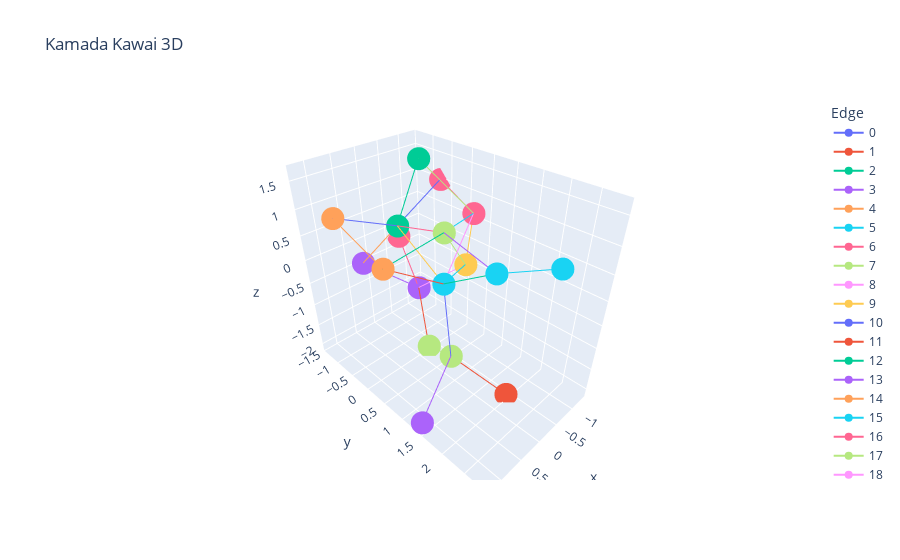

Source (notebook cell):
### Markdown cell above
GANGLIA Procedure 1 (Non-GUI Version)

### Code cell
##### Setting Up the Tool

#PROCEDURE 1: Determine candidate soma and branching node locations based on connectivity
timeStart = time.time() #start time counter
random.seed(0) #set the random seed to a constant seed for repeatability

######
'''
USER SHOULD COMMENT IN THE APPROPRIATE NETWORK THEY WISH TO GENERATE A PATTERN FOR.
IF THE USER WANTS TO MAKE THEIR OWN CONNECTIVITY LIST, THEY CAN DO IT IN A SIMILAR 
FORMAT AS 'edgeList' OR ('neuronNames' and 'cons') IN THESE EXAMPLES.

The 'edgeList' is the list of connections, as pairs. MUST be only integers.
The 'neuronNames' is a string list of words corresponding to names.
The 'cons' is like 'edgeList', but uses the 'neuronNames' as the pairs, rather than integers.
    'cons' will be converted to 'edgeList', since iGraph requires an input of a list of paired integers.
'''

'''
# Half-Center Oscillator

For more information: 
Marder, E., Bucher, D.: Central pattern generators and the con-
trol of rhythmic movements. Current Biology 11(23), R986–
R996 (11 2001). https://doi.org/10.1016/S0960-9822(01)00581-4
'''

# edgeList=[[0,1],
#           [1,0]]
# #         [2,1]]
# saveFileName = "half_center"

######

###### 
'''
Rat Hindlimb Motor Circuit
#https://www.ncbi.nlm.nih.gov/pmc/articles/PMC6477610/

Deng, K., Szczecinski, N.S., Arnold, D., Andrada, E., Fischer, M.S., Quinn,
R.D., Hunt, A.J.: Neuromechanical Model of Rat Hindlimb Walking with
Two-Layer CPGs. Biomimetics (Basel, Switzerland) 4(1), 21 (3 2019).
https://doi.org/10.3390/biomimetics4010021
'''

# neuronNames = ["ExtensorIN",
#                 "FlexorIN",
#                 "ExtensorHC",
#                 "FlexorHC",
#                 "ExtensorIaIN",
#                 "FlexorIaIN",
#                 "ExtensorMN",
#                 "FlexorMN",
#                 "ExtensorRE",
#                 "FlexorRE"]


# con =  [["ExtensorIN","FlexorHC"], #B64 -> CBI2
#         ["ExtensorHC","ExtensorIN"],   #B4/B5 -> CBI3
#         ["FlexorIN","ExtensorHC"], #CBI2 -> B30/B40
#         ["FlexorHC","FlexorIN"], #CBI4 -> B30/B40
#         ["ExtensorHC","ExtensorIaIN"],  #B64 -> B4/B5
#         ["ExtensorHC","ExtensorMN"], #B31/B32 -> B30/B40
#         ["FlexorHC","FlexorIaIN"],   #B64 -> B30/B40
#         ["FlexorHC","FlexorMN"],   #B31/B32 -> B54
#         ["ExtensorIaIN","FlexorIaIN"],  #B31/32 -> B20
#         ["FlexorIaIN","ExtensorIaIN"],     #B64 -> B20
#         ["ExtensorIaIN","FlexorMN"],      #CBI3 -> B20
#         ["ExtensorRE","ExtensorIaIN"],      #CBI2 -> B20
#         ["FlexorIaIN","ExtensorMN"],      #CBI4 -> B20
#         ["FlexorRE","FlexorIaIN"],       #CBI3 -> B7
#         ["ExtensorMN","ExtensorRE"],    #B64 -> B6/B9 and B3
#         ["ExtensorRE","ExtensorMN"],     #B20 -> B8a/b
#         ["FlexorMN","FlexorRE"],    #B4/B5 -> B6/B9 and B3
#         ["FlexorRE","FlexorMN"],    #B30/B40 -> B8
#         ["FlexorRE","ExtensorRE"],      #B4/B5 -> B8
#         ["ExtensorRE","FlexorRE"]    #B31/B32 -> B8
#         ]

# edgeList = []
# for cons in range(len(con)):
#     pre = neuronNames.index(con[cons][0])
#     post = neuronNames.index(con[cons][1])
#     edgeList.append([pre,post])

# saveFileName = "ratMotor"

#######

#######
# User-designed 9-cell network

# edgeList=[[0,1],
#         [2,0],
#         [3,0],
#         [4,0],
#         [5,0],
#         [6,0],
#         [1,2],
#         [3,2],
#         [7,4],
#         [3,8]]

# saveFileName = "nineCell"

#######

#######

'''
BASED ON WEBSTER-WOOD (2020) CONTROL FOR MULTIFUNCTIONALITY - FIG. 9

Webster-Wood, V.A., Gill, J.P., Thomas, P.J., Chiel, H.J.: Control for multifunc-
tionality: bioinspired control based on feeding in Aplysia californica. Biological Cy-
bernetics 114(6), 557–588 (12 2020). https://doi.org/10.1007/s00422-020-00851-9
'''

neuronNames = ["CBI-2",
                "CBI-4",
                "CBI-3",
                "B4/B5",
                "B30/B40",
                "B64",
                "B20",
                "B7",
                "B3/B6/B9",
                "B8a/b",
                "B31/B32",
                "B38"]


con =  [["B64","CBI-2"], #B64 -> CBI2
        ["B4/B5","CBI-3"],   #B4/B5 -> CBI3
        ["CBI-2","B30/B40"], #CBI2 -> B30/B40
        ["CBI-4","B30/B40"], #CBI4 -> B30/B40
        ["B64","B4/B5"],  #B64 -> B4/B5
        ["B31/B32","B30/B40"], #B31/B32 -> B30/B40
        ["B64","B30/B40"],   #B64 -> B30/B40
        ["B31/B32","B64"],   #B31/B32 -> B54
        ["B31/B32", "B20"],  #B31/32 -> B20
        ["B64","B20"],     #B64 -> B20
        ["CBI-3","B20"],      #CBI3 -> B20
        ["CBI-2","B20"],      #CBI2 -> B20
        ["CBI-4","B20"],      #CBI4 -> B20
        ["CBI-3","B7"],       #CBI3 -> B7
        ["B64","B3/B6/B9"],    #B64 -> B6/B9 and B3
        ["B20", "B8a/b"],     #B20 -> B8a/b
        ["B4/B5","B3/B6/B9"],    #B4/B5 -> B6/B9 and B3
        ["B30/B40","B8a/b"],    #B30/B40 -> B8
        ["B4/B5","B8a/b"],      #B4/B5 -> B8
        ["B31/B32","B8a/b"],    #B31/B32 -> B8
        ["B64","B31/B32"],   #B64 -> B31/B32
        ["CBI-3","B38"]       #CBI3 -> B38
        ]

edgeList = []
for cons in range(len(con)):
    pre = neuronNames.index(con[cons][0])
    post = neuronNames.index(con[cons][1])
    edgeList.append([pre,post])

saveFileName = "boolean"

################


allPreCells = [preC[0] for preC in edgeList] #all the pre-synaptic cells in the list
preCellCounter = collections.Counter(allPreCells) #count how many repeats of the same pre-synaptic cell (multiple axonal outputs)
multiAxonPre = {k:v for (k,v) in preCellCounter.items() if v > 1} #list of all the pre-synaptic cells with multiple axonal outputs
multiAxonPreCellID = list(multiAxonPre) #list version

#initial cell ID value for the first branching node or "false cell"
#this value is the next largest cell ID number
fcVal = max([element for innerList in edgeList for element in innerList])+1
falseCells = [] #preallocate an empty array to record all the false cells or branching nodes

#add additional connection pairs based on branching nodes needed
for fcInsert in range(len(multiAxonPreCellID)):
    falseCells.append(fcVal)
    multiAxonCellTemp = multiAxonPreCellID[fcInsert]
    idxMultiAxon = [i for i, x in enumerate(allPreCells) if x == multiAxonCellTemp]
    for fc in range(len(idxMultiAxon)):
        edgeList[idxMultiAxon[fc]][0] = fcVal
        
    edgeList.append([multiAxonCellTemp,fcVal])
    fcVal = fcVal + 1

numCells = np.max(edgeList)+1 #number of cells & branching nodes
numEdges = len(edgeList) #number of connections or edges


#Create an iGraph Graph based on the connections list
g = ig.Graph(edges=edgeList)

#add an attribute to the graph based on whether the cell ID is for a real cell ('True') or a branching node ('False')
g.vs["isCell"] = True
for i in range(len(falseCells)):
    g.vs[falseCells[i]]["isCell"] = False

#generate the somas/branching node placements based on either the Kamada-Kawai ('kk') or Fruchterman-Reingold ('fr') algorithms
    #Kamada-Kawai
fig_kk,ax_kk = plt.subplots()
ax_kk.set_aspect("equal")
l_kk = g.layout_kamada_kawai()
ig.plot(g,layout=l_kk,target=ax_kk,axes=False,vertex_label=g.vs.indices)
lcoord_kk = l_kk.coords
plt.title('Kamada Kawai')
plt.show()

    #Fruchterman-Reingold
fig_fr,ax_fr = plt.subplots()
ax_fr.set_aspect("equal")
l_fr=g.layout_fruchterman_reingold()
ig.plot(g,layout=l_fr,target=ax_fr,axes=True,vertex_label=g.vs.indices)
lcoord_fr = l_fr.coords
plt.title('Fruchterman Reingold')
plt.show()

    #Kamada-Kawai 3D (Work in progress)

l_kk3 = g.layout_kamada_kawai(dim=3)
lcoord_kk3 = l_kk3.coords
previousCellRole = 'Postsynaptic'
for i in range(len(edgeList)*2):
    if previousCellRole == 'Postsynaptic':
        currentCellRole = 'Presynaptic'
        cellIdx = 0
    else:
        currentCellRole = 'Postsynaptic'
        cellIdx = 1
    previousCellRole = currentCellRole
    cellID = cellID = edgeList[int(np.floor(i/2))][cellIdx]
    
    if i == 0:
        edgeList_dictDetails = {'Edge': [int(np.floor(i/2))],
                                'Cell Role': [currentCellRole],
                                'Cell ID': [cellID],
                                'x': [lcoord_kk3[cellID][0]],
                                'y': [lcoord_kk3[cellID][1]],
                                'z': [lcoord_kk3[cellID][2]]}
    else:
        edgeList_dictDetails['Edge'].append(int(np.floor(i/2)))
        edgeList_dictDetails['Cell Role'].append(currentCellRole)
        edgeList_dictDetails['Cell ID'].append(cellID)
        edgeList_dictDetails['x'].append(lcoord_kk3[cellID][0])
        edgeList_dictDetails['y'].append(lcoord_kk3[cellID][1])
        edgeList_dictDetails['z'].append(lcoord_kk3[cellID][2])

edgeList_dfDetails = pd.DataFrame(edgeList_dictDetails)

fig_kk3 = px.line_3d(edgeList_dfDetails, x="x", y="y", z="z", color='Edge', hover_data=["Cell ID","Cell Role"],markers=True,title="Kamada Kawai 3D")
fig_kk3.show()



time_graphPreUser = time.time() #end timer for Procedure 1
time_procedure1 = time_graphPreUser - timeStart #duration for Procedure 1

### Figure 1 — Plotly figure (JSON) as saved in the notebook; plotly's stock layout.template omitted (floating-point values rounded to 4 significant figures)
{"data": [{"customdata": [[12, "Presynaptic"], [0, "Postsynaptic"]], "hovertemplate": "Edge=0<br>x=%{x}<br>y=%{y}<br>z=%{z}<br>Cell ID=%{customdata[0]}<br>Cell Role=%{customdata[1]}<extra></extra>", "legendgroup": "0", "line": {"color": "#636efa", "dash": "solid"}, "marker": {"symbol": "circle"}, "mode": "lines+markers", "name": "0", "scene": "scene", "showlegend": true, "type": "scatter3d", "x": [-0.07514, 1.117], "y": [-0.5429, -0.6705], "z": [0.5411, 1.062]}, {"customdata": [[13, "Presynaptic"], [2, "Postsynaptic"]], "hovertemplate": "Edge=1<br>x=%{x}<br>y=%{y}<br>z=%{z}<br>Cell ID=%{customdata[0]}<br>Cell Role=%{customdata[1]}<extra></extra>", "legendgroup": "1", "line": {"color": "#EF553B", "dash": "solid"}, "marker": {"symbol": "circle"}, "mode": "lines+markers", "name": "1", "scene": "scene", "showlegend": true, "type": "scatter3d", "x": [-0.6013, -0.2029], "y": [-0.6403, 0.06286], "z": [-1.115, -2.034]}, {"customdata": [[14, "Presynaptic"], [4, "Postsynaptic"]], "hovertemplate": "Edge=2<br>x=%{x}<br>y=%{y}<br>z=%{z}<br>Cell ID=%{customdata[0]}<br>Cell Role=%{customdata[1]}<extra></extra>", "legendgroup": "2", "line": {"color": "#00cc96", "dash": "solid"}, "marker": {"symbol": "circle"}, "mode": "lines+markers", "name": "2", "scene": "scene", "showlegend": true, "type": "scatter3d", "x": [1.105, -0.09868], "y": [0.5389, 0.6228], "z": [0.6483, 0.8344]}, {"customdata": [[15, "Presynaptic"], [4, "Postsynaptic"]], "hovertemplate": "Edge=3<br>x=%{x}<br>y=%{y}<br>z=%{z}<br>Cell ID=%{customdata[0]}<br>Cell Role=%{customdata[1]}<extra></extra>", "legendgroup": "3", "line": {"color": "#ab63fa", "dash": "solid"}, "marker": {"symbol": "circle"}, "mode": "lines+markers", "name": "3", "scene": "scene", "showlegend": true, "type": "scatter3d", "x": [-0.01014, -0.09868], "y": [1.813, 0.6228], "z": [0.6378, 0.8344]}, {"customdata": [[12, "Presynaptic"], [3, "Postsynaptic"]], "hovertemplate": "Edge=4<br>x=%{x}<br>y=%{y}<br>z=%{z}<br>Cell ID=%{customdata[0]}<br>Cell Role=%{customdata[1]}<extra></extra>", "legendgroup": "4", "line": {"color": "#FFA15A", "dash": "solid"}, "marker": {"symbol": "circle"}, "mode": "lines+markers", "name": "4", "scene": "scene", "showlegend": true, "type": "scatter3d", "x": [-0.07514, 0.2562], "y": [-0.5429, -1.281], "z": [0.5411, -0.4226]}, {"customdata": [[16, "Presynaptic"], [4, "Postsynaptic"]], "hovertemplate": "Edge=5<br>x=%{x}<br>y=%{y}<br>z=%{z}<br>Cell ID=%{customdata[0]}<br>Cell Role=%{customdata[1]}<extra></extra>", "legendgroup": "5", "line": {"color": "#19d3f3", "dash": "solid"}, "marker": {"symbol": "circle"}, "mode": "lines+markers", "name": "5", "scene": "scene", "showlegend": true, "type": "scatter3d", "x": [-1.051, -0.09868], "y": [0.402, 0.6228], "z": [0.7749, 0.8344]}, {"customdata": [[12, "Presynaptic"], [4, "Postsynaptic"]], "hovertemplate": "Edge=6<br>x=%{x}<br>y=%{y}<br>z=%{z}<br>Cell ID=%{customdata[0]}<br>Cell Role=%{customdata[1]}<extra></extra>", "legendgroup": "6", "line": {"color": "#FF6692", "dash": "solid"}, "marker": {"symbol": "circle"}, "mode": "lines+markers", "name": "6", "scene": "scene", "showlegend": true, "type": "scatter3d", "x": [-0.07514, -0.09868], "y": [-0.5429, 0.6228], "z": [0.5411, 0.8344]}, {"customdata": [[16, "Presynaptic"], [5, "Postsynaptic"]], "hovertemplate": "Edge=7<br>x=%{x}<br>y=%{y}<br>z=%{z}<br>Cell ID=%{customdata[0]}<br>Cell Role=%{customdata[1]}<extra></extra>", "legendgroup": "7", "line": {"color": "#B6E880", "dash": "solid"}, "marker": {"symbol": "circle"}, "mode": "lines+markers", "name": "7", "scene": "scene", "showlegend": true, "type": "scatter3d", "x": [-1.051, -0.6064], "y": [0.402, -0.511], "z": [0.7749, 1.647]}, {"customdata": [[16, "Presynaptic"], [6, "Postsynaptic"]], "hovertemplate": "Edge=8<br>x=%{x}<br>y=%{y}<br>z=%{z}<br>Cell ID=%{customdata[0]}<br>Cell Role=%{customdata[1]}<extra></extra>", "legendgroup": "8", "line": {"color": "#FF97FF", "dash": "solid"}, "marker": {"symbol": "circle"}, "mode": "lines+markers", "name": "8", "scene": "scene", "showlegend": true, "type": "scatter3d", "x": [-1.051, 0.02786], "y": [0.402, 0.7365], "z": [0.7749, -0.05015]}, {"customdata": [[12, "Presynaptic"], [6, "Postsynaptic"]], "hovertemplate": "Edge=9<br>x=%{x}<br>y=%{y}<br>z=%{z}<br>Cell ID=%{customdata[0]}<br>Cell Role=%{customdata[1]}<extra></extra>", "legendgroup": "9", "line": {"color": "#FECB52", "dash": "solid"}, "marker": {"symbol": "circle"}, "mode": "lines+markers", "name": "9", "scene": "scene", "showlegend": true, "type": "scatter3d", "x": [-0.07514, 0.02786], "y": [-0.5429, 0.7365], "z": [0.5411, -0.05015]}, {"customdata": [[17, "Presynaptic"], [6, "Postsynaptic"]], "hovertemplate": "Edge=10<br>x=%{x}<br>y=%{y}<br>z=%{z}<br>Cell ID=%{customdata[0]}<br>Cell Role=%{customdata[1]}<extra></extra>", "legendgroup": "10", "line": {"color": "#636efa", "dash": "solid"}, "marker": {"symbol": "circle"}, "mode": "lines+markers", "name": "10", "scene": "scene", "showlegend": true, "type": "scatter3d", "x": [0.1994, 0.02786], "y": [1.089, 0.7365], "z": [-1.362, -0.05015]}, {"customdata": [[14, "Presynaptic"], [6, "Postsynaptic"]], "hovertemplate": "Edge=11<br>x=%{x}<br>y=%{y}<br>z=%{z}<br>Cell ID=%{customdata[0]}<br>Cell Role=%{customdata[1]}<extra></extra>", "legendgroup": "11", "line": {"color": "#EF553B", "dash": "solid"}, "marker": {"symbol": "circle"}, "mode": "lines+markers", "name": "11", "scene": "scene", "showlegend": true, "type": "scatter3d", "x": [1.105, 0.02786], "y": [0.5389, 0.7365], "z": [0.6483, -0.05015]}, {"customdata": [[15, "Presynaptic"], [6, "Postsynaptic"]], "hovertemplate": "Edge=12<br>x=%{x}<br>y=%{y}<br>z=%{z}<br>Cell ID=%{customdata[0]}<br>Cell Role=%{customdata[1]}<extra></extra>", "legendgroup": "12", "line": {"color": "#00cc96", "dash": "solid"}, "marker": {"symbol": "circle"}, "mode": "lines+markers", "name": "12", "scene": "scene", "showlegend": true, "type": "scatter3d", "x": [-0.01014, 0.02786], "y": [1.813, 0.7365], "z": [0.6378, -0.05015]}, {"customdata": [[17, "Presynaptic"], [7, "Postsynaptic"]], "hovertemplate": "Edge=13<br>x=%{x}<br>y=%{y}<br>z=%{z}<br>Cell ID=%{customdata[0]}<br>Cell Role=%{customdata[1]}<extra></extra>", "legendgroup": "13", "line": {"color": "#ab63fa", "dash": "solid"}, "marker": {"symbol": "circle"}, "mode": "lines+markers", "name": "13", "scene": "scene", "showlegend": true, "type": "scatter3d", "x": [0.1994, 1.233], "y": [1.089, 1.426], "z": [-1.362, -1.982]}, {"customdata": [[12, "Presynaptic"], [8, "Postsynaptic"]], "hovertemplate": "Edge=14<br>x=%{x}<br>y=%{y}<br>z=%{z}<br>Cell ID=%{customdata[0]}<br>Cell Role=%{customdata[1]}<extra></extra>", "legendgroup": "14", "line": {"color": "#FFA15A", "dash": "solid"}, "marker": {"symbol": "circle"}, "mode": "lines+markers", "name": "14", "scene": "scene", "showlegend": true, "type": "scatter3d", "x": [-0.07514, -0.7393], "y": [-0.5429, -1.373], "z": [0.5411, -0.2423]}, {"customdata": [[6, "Presynaptic"], [9, "Postsynaptic"]], "hovertemplate": "Edge=15<br>x=%{x}<br>y=%{y}<br>z=%{z}<br>Cell ID=%{customdata[0]}<br>Cell Role=%{customdata[1]}<extra></extra>", "legendgroup": "15", "line": {"color": "#19d3f3", "dash": "solid"}, "marker": {"symbol": "circle"}, "mode": "lines+markers", "name": "15", "scene": "scene", "showlegend": true, "type": "scatter3d", "x": [0.02786, -0.9253], "y": [0.7365, 0.3587], "z": [-0.05015, -0.2531]}, {"customdata": [[13, "Presynaptic"], [8, "Postsynaptic"]], "hovertemplate": "Edge=16<br>x=%{x}<br>y=%{y}<br>z=%{z}<br>Cell ID=%{customdata[0]}<br>Cell Role=%{customdata[1]}<extra></extra>", "legendgroup": "16", "line": {"color": "#FF6692", "dash": "solid"}, "marker": {"symbol": "circle"}, "mode": "lines+markers", "name": "16", "scene": "scene", "showlegend": true, "type": "scatter3d", "x": [-0.6013, -0.7393], "y": [-0.6403, -1.373], "z": [-1.115, -0.2423]}, {"customdata": [[4, "Presynaptic"], [9, "Postsynaptic"]], "hovertemplate": "Edge=17<br>x=%{x}<br>y=%{y}<br>z=%{z}<br>Cell ID=%{customdata[0]}<br>Cell Role=%{customdata[1]}<extra></extra>", "legendgroup": "17", "line": {"color": "#B6E880", "dash": "solid"}, "marker": {"symbol": "circle"}, "mode": "lines+markers", "name": "17", "scene": "scene", "showlegend": true, "type": "scatter3d", "x": [-0.09868, -0.9253], "y": [0.6228, 0.3587], "z": [0.8344, -0.2531]}, {"customdata": [[13, "Presynaptic"], [9, "Postsynaptic"]], "hovertemplate": "Edge=18<br>x=%{x}<br>y=%{y}<br>z=%{z}<br>Cell ID=%{customdata[0]}<br>Cell Role=%{customdata[1]}<extra></extra>", "legendgroup": "18", "line": {"color": "#FF97FF", "dash": "solid"}, "marker": {"symbol": "circle"}, "mode": "lines+markers", "name": "18", "scene": "scene", "showlegend": true, "type": "scatter3d", "x": [-0.6013, -0.9253], "y": [-0.6403, 0.3587], "z": [-1.115, -0.2531]}, {"customdata": [[16, "Presynaptic"], [9, "Postsynaptic"]], "hovertemplate": "Edge=19<br>x=%{x}<br>y=%{y}<br>z=%{z}<br>Cell ID=%{customdata[0]}<br>Cell Role=%{customdata[1]}<extra></extra>", "legendgroup": "19", "line": {"color": "#FECB52", "dash": "solid"}, "marker": {"symbol": "circle"}, "mode": "lines+markers", "name": "19", "scene": "scene", "showlegend": true, "type": "scatter3d", "x": [-1.051, -0.9253], "y": [0.402, 0.3587], "z": [0.7749, -0.2531]}, {"customdata": [[12, "Presynaptic"], [10, "Postsynaptic"]], "hovertemplate": "Edge=20<br>x=%{x}<br>y=%{y}<br>z=%{z}<br>Cell ID=%{customdata[0]}<br>Cell Role=%{customdata[1]}<extra></extra>", "legendgroup": "20", "line": {"color": "#636efa", "dash": "solid"}, "marker": {"symbol": "circle"}, "mode": "lines+markers", "name": "20", "scene": "scene", "showlegend": true, "type": "scatter3d", "x": [-0.07514, -1.341], "y": [-0.5429, -0.7322], "z": [0.5411, 1.004]}, {"customdata": [[17, "Presynaptic"], [11, "Postsynaptic"]], "hovertemplate": "Edge=21<br>x=%{x}<br>y=%{y}<br>z=%{z}<br>Cell ID=%{customdata[0]}<br>Cell Role=%{customdata[1]}<extra></extra>", "legendgroup": "21", "line": {"color": "#EF553B", "dash": "solid"}, "marker": {"symbol": "circle"}, "mode": "lines+markers", "name": "21", "scene": "scene", "showlegend": true, "type": "scatter3d", "x": [0.1994, -0.335], "y": [1.089, 1.978], "z": [-1.362, -2.078]}, {"customdata": [[5, "Presynaptic"], [12, "Postsynaptic"]], "hovertemplate": "Edge=22<br>x=%{x}<br>y=%{y}<br>z=%{z}<br>Cell ID=%{customdata[0]}<br>Cell Role=%{customdata[1]}<extra></extra>", "legendgroup": "22", "line": {"color": "#00cc96", "dash": "solid"}, "marker": {"symbol": "circle"}, "mode": "lines+markers", "name": "22", "scene": "scene", "showlegend": true, "type": "scatter3d", "x": [-0.6064, -0.07514], "y": [-0.511, -0.5429], "z": [1.647, 0.5411]}, {"customdata": [[3, "Presynaptic"], [13, "Postsynaptic"]], "hovertemplate": "Edge=23<br>x=%{x}<br>y=%{y}<br>z=%{z}<br>Cell ID=%{customdata[0]}<br>Cell Role=%{customdata[1]}<extra></extra>", "legendgroup": "23", "line": {"color": "#ab63fa", "dash": "solid"}, "marker": {"symbol": "circle"}, "mode": "lines+markers", "name": "23", "scene": "scene", "showlegend": true, "type": "scatter3d", "x": [0.2562, -0.6013], "y": [-1.281, -0.6403], "z": [-0.4226, -1.115]}, {"customdata": [[0, "Presynaptic"], [14, "Postsynaptic"]], "hovertemplate": "Edge=24<br>x=%{x}<br>y=%{y}<br>z=%{z}<br>Cell ID=%{customdata[0]}<br>Cell Role=%{customdata[1]}<extra></extra>", "legendgroup": "24", "line": {"color": "#FFA15A", "dash": "solid"}, "marker": {"symbol": "circle"}, "mode": "lines+markers", "name": "24", "scene": "scene", "showlegend": true, "type": "scatter3d", "x": [1.117, 1.105], "y": [-0.6705, 0.5389], "z": [1.062, 0.6483]}, {"customdata": [[1, "Presynaptic"], [15, "Postsynaptic"]], "hovertemplate": "Edge=25<br>x=%{x}<br>y=%{y}<br>z=%{z}<br>Cell ID=%{customdata[0]}<br>Cell Role=%{customdata[1]}<extra></extra>", "legendgroup": "25", "line": {"color": "#19d3f3", "dash": "solid"}, "marker": {"symbol": "circle"}, "mode": "lines+markers", "name": "25", "scene": "scene", "showlegend": true, "type": "scatter3d", "x": [-0.02686, -0.01014], "y": [2.849, 1.813], "z": [1.184, 0.6378]}, {"customdata": [[10, "Presynaptic"], [16, "Postsynaptic"]], "hovertemplate": "Edge=26<br>x=%{x}<br>y=%{y}<br>z=%{z}<br>Cell ID=%{customdata[0]}<br>Cell Role=%{customdata[1]}<extra></extra>", "legendgroup": "26", "line": {"color": "#FF6692", "dash": "solid"}, "marker": {"symbol": "circle"}, "mode": "lines+markers", "name": "26", "scene": "scene", "showlegend": true, "type": "scatter3d", "x": [-1.341, -1.051], "y": [-0.7322, 0.402], "z": [1.004, 0.7749]}, {"customdata": [[2, "Presynaptic"], [17, "Postsynaptic"]], "hovertemplate": "Edge=27<br>x=%{x}<br>y=%{y}<br>z=%{z}<br>Cell ID=%{customdata[0]}<br>Cell Role=%{customdata[1]}<extra></extra>", "legendgroup": "27", "line": {"color": "#B6E880", "dash": "solid"}, "marker": {"symbol": "circle"}, "mode": "lines+markers", "name": "27", "scene": "scene", "showlegend": true, "type": "scatter3d", "x": [-0.2029, 0.1994], "y": [0.06286, 1.089], "z": [-2.034, -1.362]}], "layout": {"legend": {"title": {"text": "Edge"}, "tracegroupgap": 0}, "scene": {"domain": {"x": [0, 1], "y": [0, 1]}, "xaxis": {"title": {"text": "x"}}, "yaxis": {"title": {"text": "y"}}, "zaxis": {"title": {"text": "z"}}}, "title": {"text": "Kamada Kawai 3D"}}}
